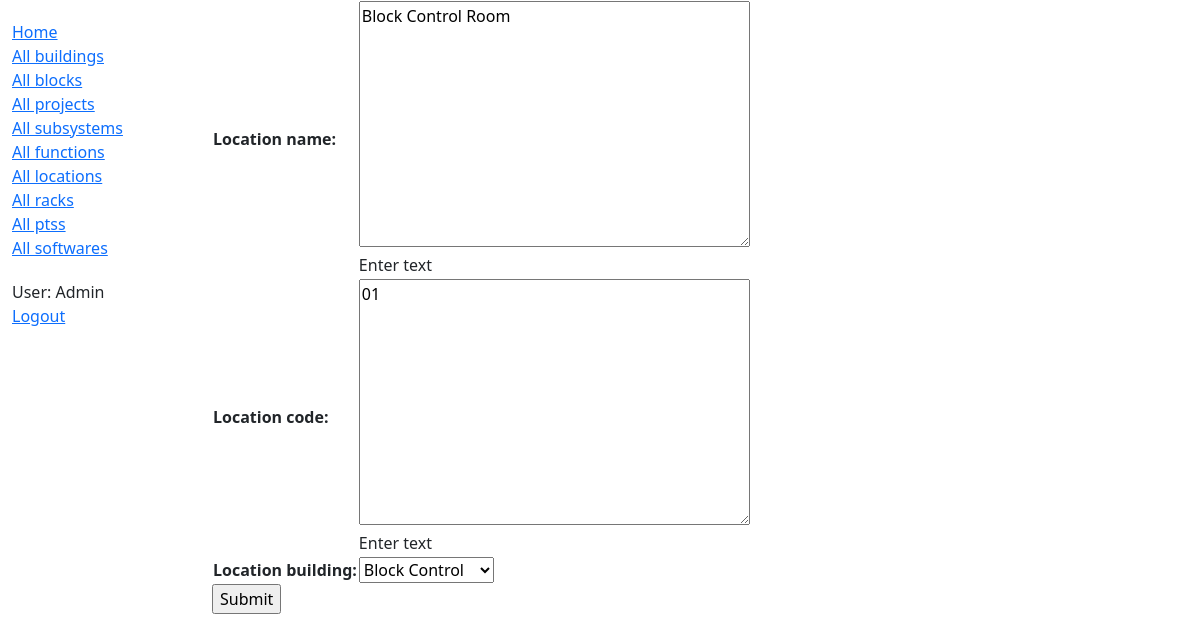
Screenshot of /knowitall/location/1/update/ (signed in) with the database file from the repository.
### knowitall/models.py (models this page shows, shortened)
class Location(models.Model):
	Location_name=models.TextField(help_text="Enter text")
	Location_code=models.TextField(help_text="Enter text")
	Location_building=models.ForeignKey('Building', on_delete=models.SET_NULL, null=True)
	class Meta:
		ordering= ['Location_name','Location_code']

### knowitall/views.py (the view)
# urls.py: path('location/<int:pk>/update/', views.LocationUpdate.as_view(), name='location-update'),
class LocationUpdate(LoginRequiredMixin, UpdateView):
    model = Location
    fields = '__all__' # Not recommended (potential security issue if more fields added)

### knowitall/models.py (called while the page is built)
	def __str__(self):
		return self.Building_name

### knowitall/templates/knowitall/location_form.html (shortened to what this page needs)
{% extends "base_generic.html" %}
{% block content %}
<form action="" method="post">
    <table>
    {{ form.as_table }}
    </table>
    <input type="submit" value="Submit">
</form>
{% endblock %}

### knowitall/templates/base_generic.html (shortened to what this page needs)
<!DOCTYPE html>
<html lang="en">
<head>
  <link href="https://cdn.jsdelivr.net/npm/bootstrap@5.1.3/dist/css/bootstrap.min.css" rel="stylesheet">
  {% load static %}
  <link rel="stylesheet" href="{% static 'css/styles.css' %}">
</head>
<body>
<div class="container-fluid">
<div class="row">
  <div class="col-sm-2">
  {% block sidebar %}
  <ul class="sidebar-nav">
    <li><a href="{% url 'index' %}">Home</a></li>
    <li><a href="{% url 'buildings' %}">All buildings</a></li>
    <li><a href="{% url 'blocks' %}">All blocks</a></li>
    <li><a href="{% url 'projects' %}">All projects</a></li>
    <li><a href="{% url 'subsystems' %}">All subsystems</a></li>
    <li><a href="{% url 'functions' %}">All functions</a></li>
    <li><a href="{% url 'locations' %}">All locations</a></li>
    <li><a href="{% url 'racks' %}">All racks</a></li>
    <li><a href="{% url 'ptss' %}">All ptss</a></li>
    <li><a href="{% url 'softwares' %}">All softwares</a></li>
  </ul>
  <ul class="sidebar-nav">
   {% if user.is_authenticated %}
     <li>User: {{ user.get_username }}</li>
     <li><a href="{% url 'logout'%}?next={{request.path}}">Logout</a></li>
   {% else %}
     <li><a href="{% url 'login'%}?next={{request.path}}">Login</a></li>
   {% endif %}
  </ul>
{% endblock %}
  </div>
  <div class="col-sm-10 ">
  {% block content %}{% endblock %}
  </div>
</div>
</div>
</body>
</html>

### knowitall/static/css/styles.css (style rules this page uses)
.sidebar-nav { margin-top: 20px; padding: 0; list-style: none; }

### rows the page displays
Location: Location_name "Block Control Room", Location_code "01", Location_building "Block Control"

### other values shown
{{ user.get_username }} "Admin"
